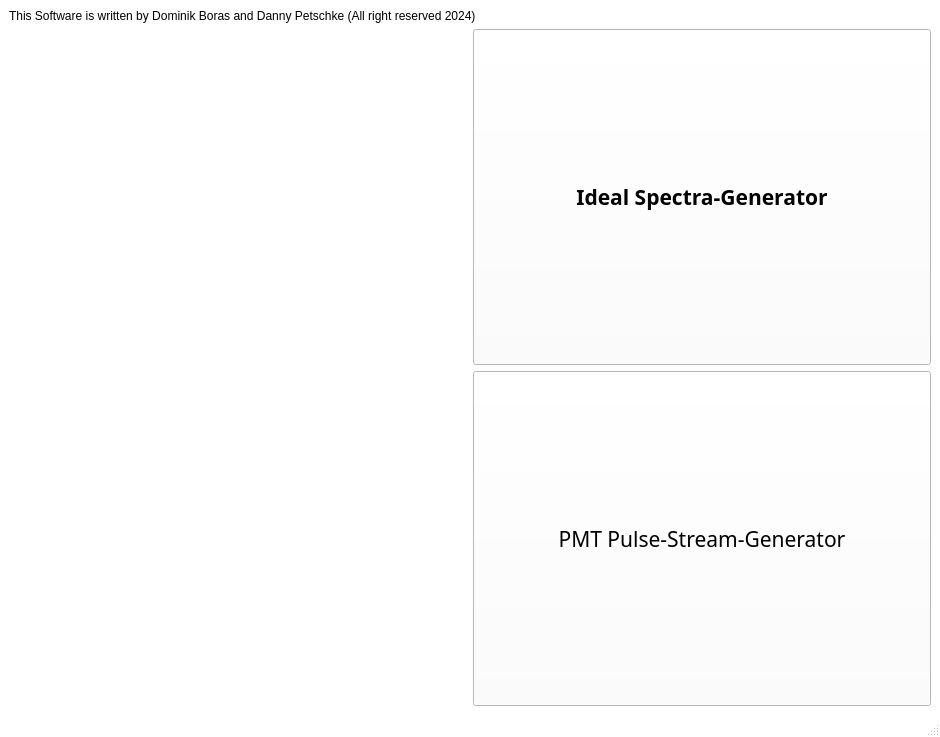
<?xml version="1.0" encoding="UTF-8"?>
<ui version="4.0">
 <class>StartWindow</class>
 <widget class="QMainWindow" name="StartWindow">
  <property name="geometry">
   <rect>
    <x>0</x>
    <y>0</y>
    <width>940</width>
    <height>737</height>
   </rect>
  </property>
  <property name="palette">
   <palette>
    <active>
     <colorrole role="WindowText">
      <brush brushstyle="SolidPattern">
       <color alpha="255">
        <red>0</red>
        <green>0</green>
        <blue>0</blue>
       </color>
      </brush>
     </colorrole>
     <colorrole role="Button">
      <brush brushstyle="SolidPattern">
       <color alpha="255">
        <red>255</red>
        <green>255</green>
        <blue>255</blue>
       </color>
      </brush>
     </colorrole>
     <colorrole role="Light">
      <brush brushstyle="SolidPattern">
       <color alpha="255">
        <red>255</red>
        <green>255</green>
        <blue>255</blue>
       </color>
      </brush>
     </colorrole>
     <colorrole role="Midlight">
      <brush brushstyle="SolidPattern">
       <color alpha="255">
        <red>255</red>
        <green>255</green>
        <blue>255</blue>
       </color>
      </brush>
     </colorrole>
     <colorrole role="Dark">
      <brush brushstyle="SolidPattern">
       <color alpha="255">
        <red>127</red>
        <green>127</green>
        <blue>127</blue>
       </color>
      </brush>
     </colorrole>
     <colorrole role="Mid">
      <brush brushstyle="SolidPattern">
       <color alpha="255">
        <red>170</red>
        <green>170</green>
        <blue>170</blue>
       </color>
      </brush>
     </colorrole>
     <colorrole role="Text">
      <brush brushstyle="SolidPattern">
       <color alpha="255">
        <red>0</red>
        <green>0</green>
        <blue>0</blue>
       </color>
      </brush>
     </colorrole>
     <colorrole role="BrightText">
      <brush brushstyle="SolidPattern">
       <color alpha="255">
        <red>255</red>
        <green>255</green>
        <blue>255</blue>
       </color>
      </brush>
     </colorrole>
     <colorrole role="ButtonText">
      <brush brushstyle="SolidPattern">
       <color alpha="255">
        <red>0</red>
        <green>0</green>
        <blue>0</blue>
       </color>
      </brush>
     </colorrole>
     <colorrole role="Base">
      <brush brushstyle="SolidPattern">
       <color alpha="255">
        <red>255</red>
        <green>255</green>
        <blue>255</blue>
       </color>
      </brush>
     </colorrole>
     <colorrole role="Window">
      <brush brushstyle="SolidPattern">
       <color alpha="255">
        <red>255</red>
        <green>255</green>
        <blue>255</blue>
       </color>
      </brush>
     </colorrole>
     <colorrole role="Shadow">
      <brush brushstyle="SolidPattern">
       <color alpha="255">
        <red>0</red>
        <green>0</green>
        <blue>0</blue>
       </color>
      </brush>
     </colorrole>
     <colorrole role="AlternateBase">
      <brush brushstyle="SolidPattern">
       <color alpha="255">
        <red>255</red>
        <green>255</green>
        <blue>255</blue>
       </color>
      </brush>
     </colorrole>
     <colorrole role="ToolTipBase">
      <brush brushstyle="SolidPattern">
       <color alpha="255">
        <red>255</red>
        <green>255</green>
        <blue>220</blue>
       </color>
      </brush>
     </colorrole>
     <colorrole role="ToolTipText">
      <brush brushstyle="SolidPattern">
       <color alpha="255">
        <red>0</red>
        <green>0</green>
        <blue>0</blue>
       </color>
      </brush>
     </colorrole>
     <colorrole role="PlaceholderText">
      <brush brushstyle="SolidPattern">
       <color alpha="127">
        <red>0</red>
        <green>0</green>
        <blue>0</blue>
       </color>
      </brush>
     </colorrole>
     <colorrole role="Accent">
      <brush brushstyle="SolidPattern">
       <color alpha="255">
        <red>255</red>
        <green>255</green>
        <blue>255</blue>
       </color>
      </brush>
     </colorrole>
    </active>
    <inactive>
     <colorrole role="WindowText">
      <brush brushstyle="SolidPattern">
       <color alpha="255">
        <red>0</red>
        <green>0</green>
        <blue>0</blue>
       </color>
      </brush>
     </colorrole>
     <colorrole role="Button">
      <brush brushstyle="SolidPattern">
       <color alpha="255">
        <red>255</red>
        <green>255</green>
        <blue>255</blue>
       </color>
      </brush>
     </colorrole>
     <colorrole role="Light">
      <brush brushstyle="SolidPattern">
       <color alpha="255">
        <red>255</red>
        <green>255</green>
        <blue>255</blue>
       </color>
      </brush>
     </colorrole>
     <colorrole role="Midlight">
      <brush brushstyle="SolidPattern">
       <color alpha="255">
        <red>255</red>
        <green>255</green>
        <blue>255</blue>
       </color>
      </brush>
     </colorrole>
     <colorrole role="Dark">
      <brush brushstyle="SolidPattern">
       <color alpha="255">
        <red>127</red>
        <green>127</green>
        <blue>127</blue>
       </color>
      </brush>
     </colorrole>
     <colorrole role="Mid">
      <brush brushstyle="SolidPattern">
       <color alpha="255">
        <red>170</red>
        <green>170</green>
        <blue>170</blue>
       </color>
      </brush>
     </colorrole>
     <colorrole role="Text">
      <brush brushstyle="SolidPattern">
       <color alpha="255">
        <red>0</red>
        <green>0</green>
        <blue>0</blue>
       </color>
      </brush>
     </colorrole>
     <colorrole role="BrightText">
      <brush brushstyle="SolidPattern">
       <color alpha="255">
        <red>255</red>
        <green>255</green>
        <blue>255</blue>
       </color>
      </brush>
     </colorrole>
     <colorrole role="ButtonText">
      <brush brushstyle="SolidPattern">
       <color alpha="255">
        <red>0</red>
        <green>0</green>
        <blue>0</blue>
       </color>
      </brush>
     </colorrole>
     <colorrole role="Base">
      <brush brushstyle="SolidPattern">
       <color alpha="255">
        <red>255</red>
        <green>255</green>
        <blue>255</blue>
       </color>
      </brush>
     </colorrole>
     <colorrole role="Window">
      <brush brushstyle="SolidPattern">
       <color alpha="255">
        <red>255</red>
        <green>255</green>
        <blue>255</blue>
       </color>
      </brush>
     </colorrole>
     <colorrole role="Shadow">
      <brush brushstyle="SolidPattern">
       <color alpha="255">
        <red>0</red>
        <green>0</green>
        <blue>0</blue>
       </color>
      </brush>
     </colorrole>
     <colorrole role="AlternateBase">
      <brush brushstyle="SolidPattern">
       <color alpha="255">
        <red>255</red>
        <green>255</green>
        <blue>255</blue>
       </color>
      </brush>
     </colorrole>
     <colorrole role="ToolTipBase">
      <brush brushstyle="SolidPattern">
       <color alpha="255">
        <red>255</red>
        <green>255</green>
        <blue>220</blue>
       </color>
      </brush>
     </colorrole>
     <colorrole role="ToolTipText">
      <brush brushstyle="SolidPattern">
       <color alpha="255">
        <red>0</red>
        <green>0</green>
        <blue>0</blue>
       </color>
      </brush>
     </colorrole>
     <colorrole role="PlaceholderText">
      <brush brushstyle="SolidPattern">
       <color alpha="127">
        <red>0</red>
        <green>0</green>
        <blue>0</blue>
       </color>
      </brush>
     </colorrole>
     <colorrole role="Accent">
      <brush brushstyle="SolidPattern">
       <color alpha="255">
        <red>255</red>
        <green>255</green>
        <blue>255</blue>
       </color>
      </brush>
     </colorrole>
    </inactive>
    <disabled>
     <colorrole role="WindowText">
      <brush brushstyle="SolidPattern">
       <color alpha="255">
        <red>127</red>
        <green>127</green>
        <blue>127</blue>
       </color>
      </brush>
     </colorrole>
     <colorrole role="Button">
      <brush brushstyle="SolidPattern">
       <color alpha="255">
        <red>255</red>
        <green>255</green>
        <blue>255</blue>
       </color>
      </brush>
     </colorrole>
     <colorrole role="Light">
      <brush brushstyle="SolidPattern">
       <color alpha="255">
        <red>255</red>
        <green>255</green>
        <blue>255</blue>
       </color>
      </brush>
     </colorrole>
     <colorrole role="Midlight">
      <brush brushstyle="SolidPattern">
       <color alpha="255">
        <red>255</red>
        <green>255</green>
        <blue>255</blue>
       </color>
      </brush>
     </colorrole>
     <colorrole role="Dark">
      <brush brushstyle="SolidPattern">
       <color alpha="255">
        <red>127</red>
        <green>127</green>
        <blue>127</blue>
       </color>
      </brush>
     </colorrole>
     <colorrole role="Mid">
      <brush brushstyle="SolidPattern">
       <color alpha="255">
        <red>170</red>
        <green>170</green>
        <blue>170</blue>
       </color>
      </brush>
     </colorrole>
     <colorrole role="Text">
      <brush brushstyle="SolidPattern">
       <color alpha="255">
        <red>127</red>
        <green>127</green>
        <blue>127</blue>
       </color>
      </brush>
     </colorrole>
     <colorrole role="BrightText">
      <brush brushstyle="SolidPattern">
       <color alpha="255">
        <red>255</red>
        <green>255</green>
        <blue>255</blue>
       </color>
      </brush>
     </colorrole>
     <colorrole role="ButtonText">
      <brush brushstyle="SolidPattern">
       <color alpha="255">
        <red>127</red>
        <green>127</green>
        <blue>127</blue>
       </color>
      </brush>
     </colorrole>
     <colorrole role="Base">
      <brush brushstyle="SolidPattern">
       <color alpha="255">
        <red>255</red>
        <green>255</green>
        <blue>255</blue>
       </color>
      </brush>
     </colorrole>
     <colorrole role="Window">
      <brush brushstyle="SolidPattern">
       <color alpha="255">
        <red>255</red>
        <green>255</green>
        <blue>255</blue>
       </color>
      </brush>
     </colorrole>
     <colorrole role="Shadow">
      <brush brushstyle="SolidPattern">
       <color alpha="255">
        <red>0</red>
        <green>0</green>
        <blue>0</blue>
       </color>
      </brush>
     </colorrole>
     <colorrole role="AlternateBase">
      <brush brushstyle="SolidPattern">
       <color alpha="255">
        <red>255</red>
        <green>255</green>
        <blue>255</blue>
       </color>
      </brush>
     </colorrole>
     <colorrole role="ToolTipBase">
      <brush brushstyle="SolidPattern">
       <color alpha="255">
        <red>255</red>
        <green>255</green>
        <blue>220</blue>
       </color>
      </brush>
     </colorrole>
     <colorrole role="ToolTipText">
      <brush brushstyle="SolidPattern">
       <color alpha="255">
        <red>0</red>
        <green>0</green>
        <blue>0</blue>
       </color>
      </brush>
     </colorrole>
     <colorrole role="PlaceholderText">
      <brush brushstyle="SolidPattern">
       <color alpha="127">
        <red>127</red>
        <green>127</green>
        <blue>127</blue>
       </color>
      </brush>
     </colorrole>
     <colorrole role="Accent">
      <brush brushstyle="SolidPattern">
       <color alpha="255">
        <red>255</red>
        <green>255</green>
        <blue>255</blue>
       </color>
      </brush>
     </colorrole>
    </disabled>
   </palette>
  </property>
  <property name="windowTitle">
   <string/>
  </property>
  <widget class="QWidget" name="centralwidget">
   <layout class="QVBoxLayout" name="verticalLayout">
    <item>
     <widget class="QLabel" name="label_3">
      <property name="text">
       <string>This Software is written by Dominik Boras and Danny Petschke (All right reserved 2024)</string>
      </property>
     </widget>
    </item>
    <item>
     <layout class="QHBoxLayout" name="horizontalLayout">
      <item>
       <widget class="QLabel" name="label">
        <property name="text">
         <string/>
        </property>
        <property name="pixmap">
         <pixmap resource="Bilder.qrc">:/justSpectra.png</pixmap>
        </property>
       </widget>
      </item>
      <item>
       <widget class="QPushButton" name="B_idealSpectra">
        <property name="sizePolicy">
         <sizepolicy hsizetype="Minimum" vsizetype="Expanding">
          <horstretch>0</horstretch>
          <verstretch>0</verstretch>
         </sizepolicy>
        </property>
        <property name="font">
         <font>
          <family>Arial Black</family>
          <pointsize>16</pointsize>
          <italic>false</italic>
          <bold>true</bold>
         </font>
        </property>
        <property name="text">
         <string>Ideal Spectra-Generator</string>
        </property>
       </widget>
      </item>
     </layout>
    </item>
    <item>
     <layout class="QHBoxLayout" name="horizontalLayout_2">
      <item>
       <widget class="QLabel" name="label_2">
        <property name="sizePolicy">
         <sizepolicy hsizetype="Preferred" vsizetype="Preferred">
          <horstretch>0</horstretch>
          <verstretch>0</verstretch>
         </sizepolicy>
        </property>
        <property name="palette">
         <palette>
          <active>
           <colorrole role="WindowText">
            <brush brushstyle="SolidPattern">
             <color alpha="255">
              <red>255</red>
              <green>255</green>
              <blue>255</blue>
             </color>
            </brush>
           </colorrole>
           <colorrole role="Button">
            <brush brushstyle="SolidPattern">
             <color alpha="255">
              <red>38</red>
              <green>38</green>
              <blue>38</blue>
             </color>
            </brush>
           </colorrole>
           <colorrole role="Light">
            <brush brushstyle="SolidPattern">
             <color alpha="255">
              <red>57</red>
              <green>57</green>
              <blue>57</blue>
             </color>
            </brush>
           </colorrole>
           <colorrole role="Midlight">
            <brush brushstyle="SolidPattern">
             <color alpha="255">
              <red>47</red>
              <green>47</green>
              <blue>47</blue>
             </color>
            </brush>
           </colorrole>
           <colorrole role="Dark">
            <brush brushstyle="SolidPattern">
             <color alpha="255">
              <red>19</red>
              <green>19</green>
              <blue>19</blue>
             </color>
            </brush>
           </colorrole>
           <colorrole role="Mid">
            <brush brushstyle="SolidPattern">
             <color alpha="255">
              <red>25</red>
              <green>25</green>
              <blue>25</blue>
             </color>
            </brush>
           </colorrole>
           <colorrole role="Text">
            <brush brushstyle="SolidPattern">
             <color alpha="255">
              <red>255</red>
              <green>255</green>
              <blue>255</blue>
             </color>
            </brush>
           </colorrole>
           <colorrole role="BrightText">
            <brush brushstyle="SolidPattern">
             <color alpha="255">
              <red>255</red>
              <green>255</green>
              <blue>255</blue>
             </color>
            </brush>
           </colorrole>
           <colorrole role="ButtonText">
            <brush brushstyle="SolidPattern">
             <color alpha="255">
              <red>255</red>
              <green>255</green>
              <blue>255</blue>
             </color>
            </brush>
           </colorrole>
           <colorrole role="Base">
            <brush brushstyle="SolidPattern">
             <color alpha="255">
              <red>0</red>
              <green>0</green>
              <blue>0</blue>
             </color>
            </brush>
           </colorrole>
           <colorrole role="Window">
            <brush brushstyle="SolidPattern">
             <color alpha="255">
              <red>38</red>
              <green>38</green>
              <blue>38</blue>
             </color>
            </brush>
           </colorrole>
           <colorrole role="Shadow">
            <brush brushstyle="SolidPattern">
             <color alpha="255">
              <red>0</red>
              <green>0</green>
              <blue>0</blue>
             </color>
            </brush>
           </colorrole>
           <colorrole role="AlternateBase">
            <brush brushstyle="SolidPattern">
             <color alpha="255">
              <red>19</red>
              <green>19</green>
              <blue>19</blue>
             </color>
            </brush>
           </colorrole>
           <colorrole role="ToolTipBase">
            <brush brushstyle="SolidPattern">
             <color alpha="255">
              <red>255</red>
              <green>255</green>
              <blue>220</blue>
             </color>
            </brush>
           </colorrole>
           <colorrole role="ToolTipText">
            <brush brushstyle="SolidPattern">
             <color alpha="255">
              <red>0</red>
              <green>0</green>
              <blue>0</blue>
             </color>
            </brush>
           </colorrole>
           <colorrole role="PlaceholderText">
            <brush brushstyle="SolidPattern">
             <color alpha="127">
              <red>255</red>
              <green>255</green>
              <blue>255</blue>
             </color>
            </brush>
           </colorrole>
           <colorrole role="Accent">
            <brush brushstyle="SolidPattern">
             <color alpha="255">
              <red>0</red>
              <green>0</green>
              <blue>0</blue>
             </color>
            </brush>
           </colorrole>
          </active>
          <inactive>
           <colorrole role="WindowText">
            <brush brushstyle="SolidPattern">
             <color alpha="255">
              <red>255</red>
              <green>255</green>
              <blue>255</blue>
             </color>
            </brush>
           </colorrole>
           <colorrole role="Button">
            <brush brushstyle="SolidPattern">
             <color alpha="255">
              <red>38</red>
              <green>38</green>
              <blue>38</blue>
             </color>
            </brush>
           </colorrole>
           <colorrole role="Light">
            <brush brushstyle="SolidPattern">
             <color alpha="255">
              <red>57</red>
              <green>57</green>
              <blue>57</blue>
             </color>
            </brush>
           </colorrole>
           <colorrole role="Midlight">
            <brush brushstyle="SolidPattern">
             <color alpha="255">
              <red>47</red>
              <green>47</green>
              <blue>47</blue>
             </color>
            </brush>
           </colorrole>
           <colorrole role="Dark">
            <brush brushstyle="SolidPattern">
             <color alpha="255">
              <red>19</red>
              <green>19</green>
              <blue>19</blue>
             </color>
            </brush>
           </colorrole>
           <colorrole role="Mid">
            <brush brushstyle="SolidPattern">
             <color alpha="255">
              <red>25</red>
              <green>25</green>
              <blue>25</blue>
             </color>
            </brush>
           </colorrole>
           <colorrole role="Text">
            <brush brushstyle="SolidPattern">
             <color alpha="255">
              <red>255</red>
              <green>255</green>
              <blue>255</blue>
             </color>
            </brush>
           </colorrole>
           <colorrole role="BrightText">
            <brush brushstyle="SolidPattern">
             <color alpha="255">
              <red>255</red>
              <green>255</green>
              <blue>255</blue>
             </color>
            </brush>
           </colorrole>
           <colorrole role="ButtonText">
            <brush brushstyle="SolidPattern">
             <color alpha="255">
              <red>255</red>
              <green>255</green>
              <blue>255</blue>
             </color>
            </brush>
           </colorrole>
           <colorrole role="Base">
            <brush brushstyle="SolidPattern">
             <color alpha="255">
              <red>0</red>
              <green>0</green>
              <blue>0</blue>
             </color>
            </brush>
           </colorrole>
           <colorrole role="Window">
            <brush brushstyle="SolidPattern">
             <color alpha="255">
              <red>38</red>
              <green>38</green>
              <blue>38</blue>
             </color>
            </brush>
           </colorrole>
           <colorrole role="Shadow">
            <brush brushstyle="SolidPattern">
             <color alpha="255">
              <red>0</red>
              <green>0</green>
              <blue>0</blue>
             </color>
            </brush>
           </colorrole>
           <colorrole role="AlternateBase">
            <brush brushstyle="SolidPattern">
             <color alpha="255">
              <red>19</red>
              <green>19</green>
              <blue>19</blue>
             </color>
            </brush>
           </colorrole>
           <colorrole role="ToolTipBase">
            <brush brushstyle="SolidPattern">
             <color alpha="255">
              <red>255</red>
              <green>255</green>
              <blue>220</blue>
             </color>
            </brush>
           </colorrole>
           <colorrole role="ToolTipText">
            <brush brushstyle="SolidPattern">
             <color alpha="255">
              <red>0</red>
              <green>0</green>
              <blue>0</blue>
             </color>
            </brush>
           </colorrole>
           <colorrole role="PlaceholderText">
            <brush brushstyle="SolidPattern">
             <color alpha="127">
              <red>255</red>
              <green>255</green>
              <blue>255</blue>
             </color>
            </brush>
           </colorrole>
           <colorrole role="Accent">
            <brush brushstyle="SolidPattern">
             <color alpha="255">
              <red>0</red>
              <green>0</green>
              <blue>0</blue>
             </color>
            </brush>
           </colorrole>
          </inactive>
          <disabled>
           <colorrole role="WindowText">
            <brush brushstyle="SolidPattern">
             <color alpha="255">
              <red>19</red>
              <green>19</green>
              <blue>19</blue>
             </color>
            </brush>
           </colorrole>
           <colorrole role="Button">
            <brush brushstyle="SolidPattern">
             <color alpha="255">
              <red>38</red>
              <green>38</green>
              <blue>38</blue>
             </color>
            </brush>
           </colorrole>
           <colorrole role="Light">
            <brush brushstyle="SolidPattern">
             <color alpha="255">
              <red>57</red>
              <green>57</green>
              <blue>57</blue>
             </color>
            </brush>
           </colorrole>
           <colorrole role="Midlight">
            <brush brushstyle="SolidPattern">
             <color alpha="255">
              <red>47</red>
              <green>47</green>
              <blue>47</blue>
             </color>
            </brush>
           </colorrole>
           <colorrole role="Dark">
            <brush brushstyle="SolidPattern">
             <color alpha="255">
              <red>19</red>
              <green>19</green>
              <blue>19</blue>
             </color>
            </brush>
           </colorrole>
           <colorrole role="Mid">
            <brush brushstyle="SolidPattern">
             <color alpha="255">
              <red>25</red>
              <green>25</green>
              <blue>25</blue>
             </color>
            </brush>
           </colorrole>
           <colorrole role="Text">
            <brush brushstyle="SolidPattern">
             <color alpha="255">
              <red>19</red>
              <green>19</green>
              <blue>19</blue>
             </color>
            </brush>
           </colorrole>
           <colorrole role="BrightText">
            <brush brushstyle="SolidPattern">
             <color alpha="255">
              <red>255</red>
              <green>255</green>
              <blue>255</blue>
             </color>
            </brush>
           </colorrole>
           <colorrole role="ButtonText">
            <brush brushstyle="SolidPattern">
             <color alpha="255">
              <red>19</red>
              <green>19</green>
              <blue>19</blue>
             </color>
            </brush>
           </colorrole>
           <colorrole role="Base">
            <brush brushstyle="SolidPattern">
             <color alpha="255">
              <red>38</red>
              <green>38</green>
              <blue>38</blue>
             </color>
            </brush>
           </colorrole>
           <colorrole role="Window">
            <brush brushstyle="SolidPattern">
             <color alpha="255">
              <red>38</red>
              <green>38</green>
              <blue>38</blue>
             </color>
            </brush>
           </colorrole>
           <colorrole role="Shadow">
            <brush brushstyle="SolidPattern">
             <color alpha="255">
              <red>0</red>
              <green>0</green>
              <blue>0</blue>
             </color>
            </brush>
           </colorrole>
           <colorrole role="AlternateBase">
            <brush brushstyle="SolidPattern">
             <color alpha="255">
              <red>38</red>
              <green>38</green>
              <blue>38</blue>
             </color>
            </brush>
           </colorrole>
           <colorrole role="ToolTipBase">
            <brush brushstyle="SolidPattern">
             <color alpha="255">
              <red>255</red>
              <green>255</green>
              <blue>220</blue>
             </color>
            </brush>
           </colorrole>
           <colorrole role="ToolTipText">
            <brush brushstyle="SolidPattern">
             <color alpha="255">
              <red>0</red>
              <green>0</green>
              <blue>0</blue>
             </color>
            </brush>
           </colorrole>
           <colorrole role="PlaceholderText">
            <brush brushstyle="SolidPattern">
             <color alpha="127">
              <red>19</red>
              <green>19</green>
              <blue>19</blue>
             </color>
            </brush>
           </colorrole>
           <colorrole role="Accent">
            <brush brushstyle="SolidPattern">
             <color alpha="255">
              <red>27</red>
              <green>27</green>
              <blue>27</blue>
             </color>
            </brush>
           </colorrole>
          </disabled>
         </palette>
        </property>
        <property name="frameShape">
         <enum>QFrame::Shape::NoFrame</enum>
        </property>
        <property name="text">
         <string/>
        </property>
        <property name="pixmap">
         <pixmap resource="Bilder.qrc">:/Pulse.png</pixmap>
        </property>
        <property name="wordWrap">
         <bool>false</bool>
        </property>
       </widget>
      </item>
      <item>
       <widget class="QPushButton" name="B_PulseGenerator">
        <property name="sizePolicy">
         <sizepolicy hsizetype="Minimum" vsizetype="Expanding">
          <horstretch>0</horstretch>
          <verstretch>0</verstretch>
         </sizepolicy>
        </property>
        <property name="font">
         <font>
          <family>Arial Black</family>
          <pointsize>16</pointsize>
          <fontweight>Black</fontweight>
         </font>
        </property>
        <property name="focusPolicy">
         <enum>Qt::FocusPolicy::StrongFocus</enum>
        </property>
        <property name="text">
         <string>PMT Pulse-Stream-Generator</string>
        </property>
       </widget>
      </item>
     </layout>
    </item>
   </layout>
  </widget>
  <widget class="QStatusBar" name="statusbar"/>
 </widget>
 <resources>
  <include location="Bilder.qrc"/>
 </resources>
 <connections/>
</ui>
